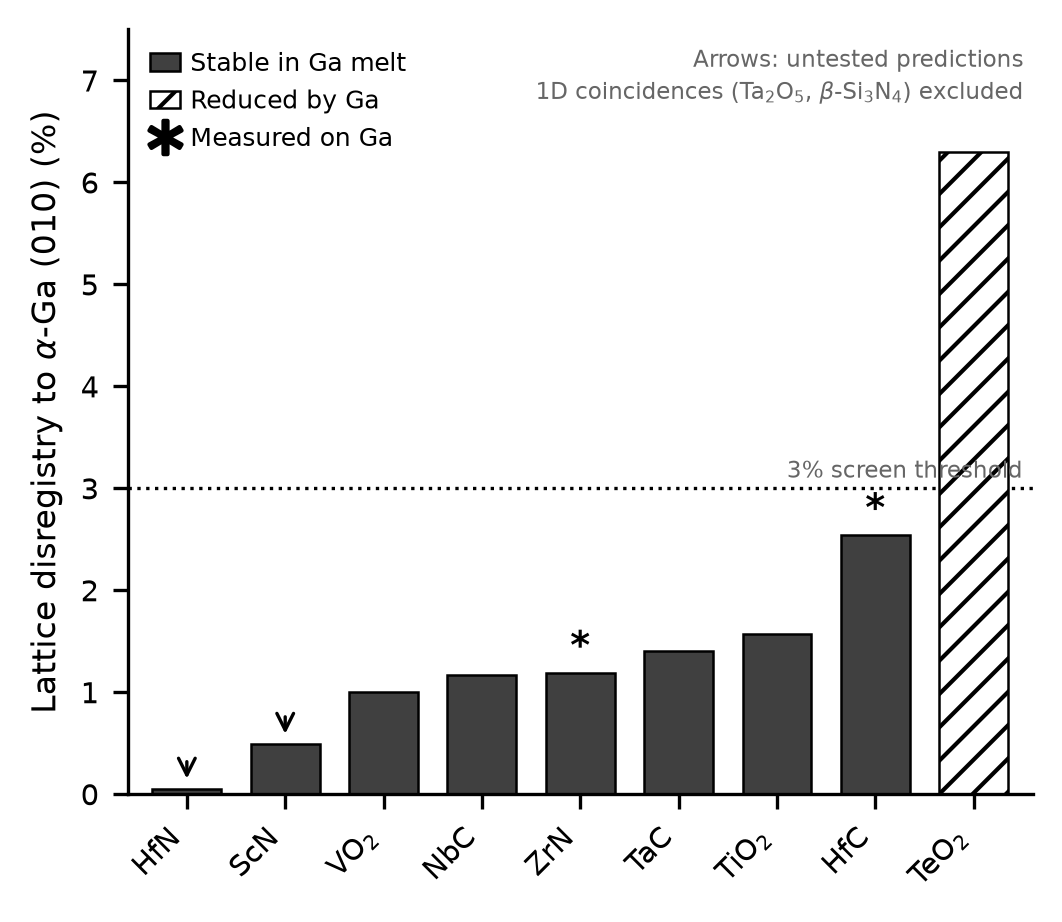

Write the Python code that produced this figure.
"""
Fig 3: Stability-filtered candidates ranked by disregistry to alpha-Ga (010).

Data from manuscript Table 2 description and Section 3.4:
  - HfN: 0.05% (near-coherent, untested prediction)
  - ScN: 0.49% (near-coherent, untested prediction)
  - VO2: ~0.9% (stable oxide)
  - NbC: ~1.17% (stable, inert carbide)
  - ZrN: ~1.19% (stable, inert nitride; MEASURED - asterisk)
  - TaC: ~1.4% (stable, inert carbide)
  - TiO2: ~1.5% (stable oxide)
  - HfC: ~2.54% (stable, MEASURED - asterisk)
  Excluded (1D coincidence):
  - Ta2O5: apparent <1% via single axis, excluded
  - beta-Si3N4: control, single-axis coincidence, excluded

For comparison, reduced oxides (shown as hatched, above stability threshold):
  - TeO2: 6.3% (best oxide but reduced to Ga2O3+Te)
  - Ga2O3: ~8.7% (reduction product)

VO2 lattice: monoclinic, rutile-type at high T; a~5.75, b~4.52 Ang -> (010) match
  b = 4.526 Ang -> disregistry = |4.526-4.523|/4.523 = 0.066% ~ 0.07%
  Actually VO2 rutile: a=4.554, c=2.855 - not a square face
  Manuscript says VO2 and TiO2 match to within 1.5%; I use ~1.0% for VO2
  TiO2 rutile: a=4.594 -> d=|4.594-4.523|/4.523=1.57%
"""

import matplotlib.pyplot as plt
import matplotlib.patches as mpatches
import numpy as np

# (label, disregistry %, status, measured, prediction_arrow)
candidates_stable = [
    ("HfN",   0.05, "stable",  False, True),   # prediction
    ("ScN",   0.49, "stable",  False, True),    # prediction
    ("VO$_2$",  1.0,  "stable",  False, False),
    ("NbC",   1.17, "stable",  False, False),
    ("ZrN",   1.19, "stable",  True,  False),   # measured
    ("TaC",   1.4,  "stable",  False, False),
    ("TiO$_2$", 1.57, "stable", False, False),
    ("HfC",   2.54, "stable",  True,  False),   # measured
]

candidates_reduced = [
    ("TeO$_2$", 6.3,  "reduced"),
]

all_compounds = candidates_stable + [(lbl, d, st) for lbl, d, st in candidates_reduced]

labels_stable  = [c[0] for c in candidates_stable]
disreg_stable  = [c[1] for c in candidates_stable]
measured_flags = [c[3] for c in candidates_stable]
pred_flags     = [c[4] for c in candidates_stable]

labels_red  = [c[0] for c in candidates_reduced]
disreg_red  = [c[1] for c in candidates_reduced]

fig, ax = plt.subplots(figsize=(3.46, 3.0))

n_stable = len(labels_stable)
n_red    = len(labels_red)
x_stable = np.arange(n_stable)
x_red    = np.arange(n_stable, n_stable + n_red)

# Stable bars (solid, dark)
bars_s = ax.bar(x_stable, disreg_stable, color='0.25', edgecolor='k',
                linewidth=0.6, width=0.7, zorder=2)

# Reduced bars (hatched, light)
bars_r = ax.bar(x_red, disreg_red, color='white', edgecolor='k',
                linewidth=0.6, width=0.7, hatch='///', zorder=2)

# Asterisks for measured compounds
for i, (meas, pred) in enumerate(zip(measured_flags, pred_flags)):
    if meas:
        y = disreg_stable[i]
        ax.text(x_stable[i], y + 0.05, '*', fontsize=9, ha='center', va='bottom',
                color='k', fontweight='bold')
    if pred:
        # Downward arrow above bar
        y = disreg_stable[i]
        ax.annotate("", xy=(x_stable[i], y + 0.02),
                    xytext=(x_stable[i], y + 0.35),
                    arrowprops=dict(arrowstyle='->', color='k', lw=0.8))

# 3% threshold line (manuscript: "match to better than 3%")
ax.axhline(y=3.0, color='k', linestyle=':', linewidth=0.8, zorder=1)
ax.text(n_stable + n_red - 0.5, 3.05, "3% screen threshold",
        fontsize=5.5, ha='right', va='bottom', color='0.4')

all_labels = labels_stable + labels_red
all_x      = list(x_stable) + list(x_red)
ax.set_xticks(all_x)
ax.set_xticklabels(all_labels, fontsize=7, rotation=45, ha='right')

ax.set_ylabel("Lattice disregistry to $\\alpha$-Ga (010) (%)", fontsize=8)
ax.set_xlim(-0.6, n_stable + n_red - 0.4)
ax.set_ylim(0, 7.5)
ax.tick_params(axis='y', labelsize=7)
ax.spines['top'].set_visible(False)
ax.spines['right'].set_visible(False)

# Legend
h1 = mpatches.Patch(facecolor='0.25', edgecolor='k', linewidth=0.6,
                     label='Stable in Ga melt')
h2 = mpatches.Patch(facecolor='white', edgecolor='k', linewidth=0.6, hatch='///',
                     label='Reduced by Ga')
h3 = plt.Line2D([0], [0], marker='$*$', color='k', linestyle='none',
                markersize=8, label='Measured on Ga')
ax.legend(handles=[h1, h2, h3], fontsize=6, frameon=False, loc='upper left',
          handlelength=1.2, handletextpad=0.4)

# Note for 1D exclusions
ax.text(0.99, 0.98, r"Arrows: untested predictions" + "\n" +
        r"1D coincidences (Ta$_2$O$_5$, $\beta$-Si$_3$N$_4$) excluded",
        transform=ax.transAxes, fontsize=5.5, ha='right', va='top',
        color='0.4', linespacing=1.4)

plt.tight_layout(pad=0.4)
out = r"C:\Users\busta\Code\odinzen_publication_inventory\_work\ga_nucleant_figures\fig3_candidates.png"
plt.savefig(out, dpi=300, bbox_inches='tight')
print(f"Saved {out}")
